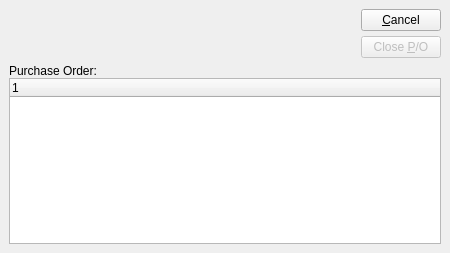
<ui version="4.0" >
 <author></author>
 <comment>This file is part of the xTuple ERP: PostBooks Edition, a free and
open source Enterprise Resource Planning software suite,
Copyright (c) 1999-2010 by OpenMFG LLC, d/b/a xTuple.
It is licensed to you under the Common Public Attribution License
version 1.0, the full text of which (including xTuple-specific Exhibits)
is available at www.xtuple.com/CPAL.  By using this software, you agree
to be bound by its terms.</comment>
 <class>closePurchaseOrder</class>
 <widget class="QDialog" name="closePurchaseOrder" >
  <property name="geometry" >
   <rect>
    <x>0</x>
    <y>0</y>
    <width>450</width>
    <height>253</height>
   </rect>
  </property>
  <property name="windowTitle" >
   <string>Close Purchase Order</string>
  </property>
  <layout class="QVBoxLayout" >
   <property name="margin" >
    <number>9</number>
   </property>
   <property name="spacing" >
    <number>6</number>
   </property>
   <item>
    <layout class="QHBoxLayout" >
     <property name="margin" >
      <number>0</number>
     </property>
     <property name="spacing" >
      <number>6</number>
     </property>
     <item>
      <spacer>
       <property name="orientation" >
        <enum>Qt::Horizontal</enum>
       </property>
       <property name="sizeType" >
        <enum>QSizePolicy::Expanding</enum>
       </property>
       <property name="sizeHint" >
        <size>
         <width>20</width>
         <height>21</height>
        </size>
       </property>
      </spacer>
     </item>
     <item>
      <layout class="QVBoxLayout" >
       <property name="margin" >
        <number>0</number>
       </property>
       <property name="spacing" >
        <number>5</number>
       </property>
       <item>
        <widget class="QPushButton" name="_close" >
         <property name="text" >
          <string>&amp;Cancel</string>
         </property>
        </widget>
       </item>
       <item>
        <widget class="QPushButton" name="_closePo" >
         <property name="enabled" >
          <bool>false</bool>
         </property>
         <property name="text" >
          <string>Close &amp;P/O</string>
         </property>
         <property name="autoDefault" >
          <bool>true</bool>
         </property>
         <property name="default" >
          <bool>true</bool>
         </property>
        </widget>
       </item>
      </layout>
     </item>
    </layout>
   </item>
   <item>
    <layout class="QVBoxLayout" >
     <property name="margin" >
      <number>0</number>
     </property>
     <property name="spacing" >
      <number>0</number>
     </property>
     <item>
      <widget class="QLabel" name="_poLit" >
       <property name="text" >
        <string>Purchase Order:</string>
       </property>
       <property name="buddy" >
        <cstring>_po</cstring>
       </property>
      </widget>
     </item>
     <item>
      <widget class="XTreeWidget" name="_po" >
       <property name="selectionMode" >
        <enum>QAbstractItemView::ExtendedSelection</enum>
       </property>
      </widget>
     </item>
    </layout>
   </item>
  </layout>
 </widget>
 <layoutdefault spacing="5" margin="5" />
 <pixmapfunction>qPixmapFromMimeSource</pixmapfunction>
 <customwidgets>
  <customwidget>
   <class>XTreeWidget</class>
   <extends>QTreeWidget</extends>
   <header>xtreewidget.h</header>
  </customwidget>
 </customwidgets>
 <tabstops>
  <tabstop>_po</tabstop>
  <tabstop>_closePo</tabstop>
  <tabstop>_close</tabstop>
 </tabstops>
 <includes/>
 <resources/>
 <connections>
  <connection>
   <sender>_close</sender>
   <signal>clicked()</signal>
   <receiver>closePurchaseOrder</receiver>
   <slot>reject()</slot>
   <hints>
    <hint type="sourcelabel" >
     <x>255</x>
     <y>31</y>
    </hint>
    <hint type="destinationlabel" >
     <x>20</x>
     <y>20</y>
    </hint>
   </hints>
  </connection>
  <connection>
   <sender>_po</sender>
   <signal>valid(bool)</signal>
   <receiver>_closePo</receiver>
   <slot>setEnabled(bool)</slot>
   <hints>
    <hint type="sourcelabel" >
     <x>161</x>
     <y>129</y>
    </hint>
    <hint type="destinationlabel" >
     <x>283</x>
     <y>49</y>
    </hint>
   </hints>
  </connection>
  <connection>
   <sender>_po</sender>
   <signal>itemSelected(int)</signal>
   <receiver>_closePo</receiver>
   <slot>animateClick()</slot>
   <hints>
    <hint type="sourcelabel" >
     <x>210</x>
     <y>196</y>
    </hint>
    <hint type="destinationlabel" >
     <x>253</x>
     <y>68</y>
    </hint>
   </hints>
  </connection>
 </connections>
</ui>
